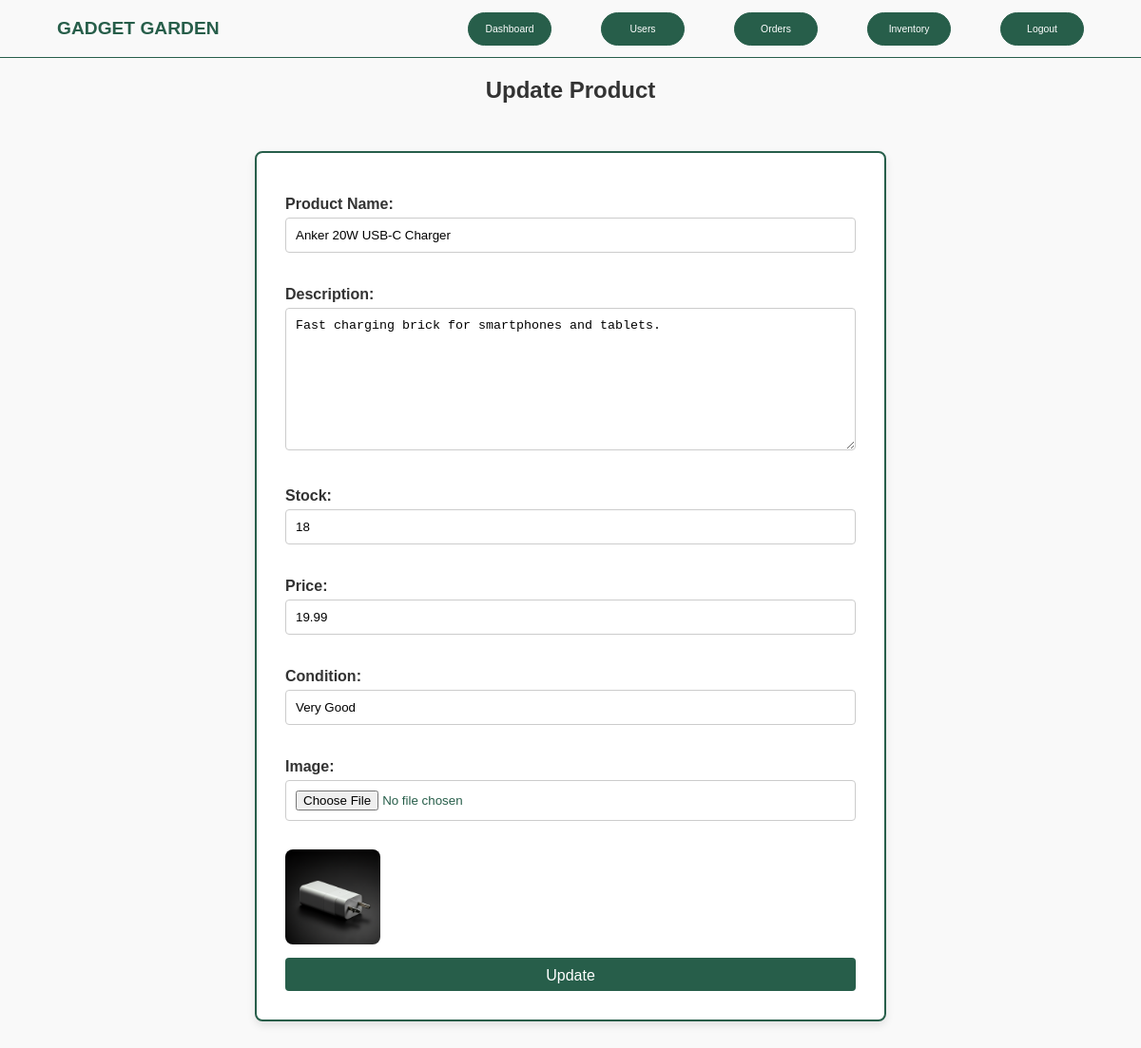
Screenshot of /views/update.php?product_id=2 (signed in) with the database file from the repository.
### tables this page shows
CREATE TABLE `products` (
  `product_id` int NOT NULL,
  `name` varchar(100) NOT NULL,
  `description` text,
  `price` decimal(10,2) NOT NULL,
  `stock` int NOT NULL,
  `state` varchar(100) NOT NULL DEFAULT 'New',
  `category_id` int DEFAULT NULL,
  `image` text
);

### views/update.php (the view, shortened to what this page needs)
<?php
$pdo = require_once "../database/database.php";
$user = null;
if (isset($_SESSION['user_id'])) {
    $stmt = $pdo->prepare("SELECT role FROM users WHERE user_id = :user_id");
    $stmt->execute(['user_id' => $_SESSION['user_id']]);
    $user = $stmt->fetch(PDO::FETCH_ASSOC);
}
if (isset($_GET['product_id'])) {
    $product_id = $_GET['product_id'];
    $stmt = $pdo->prepare("SELECT * FROM products WHERE product_id = ?");
    $stmt->execute([$product_id]);
    $product = $stmt->fetch(PDO::FETCH_ASSOC);
}
?>
<!DOCTYPE html>
<html>
<head>
    <link rel="stylesheet" href="../public/css/navbar.css">
    <link rel="stylesheet" href="../public/css/styles.css">
    <link rel="stylesheet" href="../public/css/update_product.css">
</head>
<body>
<nav>
    <div class="nav-left">
        <a href="../index.php"><p id="logo-text">GADGET GARDEN</p></a>
    </div>
    <div class="nav-right">
        <a href="./dashboard.php"><button class="white-button">Dashboard</button></a>
        <?php if($user && $user['role']==='admin'){?>
            <a href="manage_users.php"><button class="white-button">Users</button></a>
        <?php } ?>
        <a href="manage_orders.php"><button class="white-button">Orders</button></a>
        <a href="admin.php"><button class="white-button">Inventory</button></a>
        <a href="logout.php"><button class="green-button">Logout</button></a>
    </div>
</nav>
<h2>Update Product</h2>
<form method="POST" action="update.php" enctype="multipart/form-data">
    <label>Product Name:</label>
    <input type="text" name="name" value="<?php echo htmlspecialchars($product['name']); ?>" required><br>
    <label>Description:</label>
    <textarea name="description" required><?php echo htmlspecialchars($product['description']); ?></textarea><br>
    <label>Stock:</label>
    <input type="number" name="stock" value="<?php echo htmlspecialchars($product['stock']); ?>" required><br>
    <label>Price:</label>
    <input type="text" name="price" value="<?php echo htmlspecialchars($product['price']); ?>" required><br>
    <label>Condition:</label>
    <input type="text" name="condition" value="<?php echo htmlspecialchars($product['state']); ?>" required><br>
    <label>Image:</label>
    <input type="file" name="image"><br>
    <img src="<?php echo htmlspecialchars($product['image']); ?>" width="100" height="100"><br>
    <button type="submit">Update</button>
</form>
</body>
</html>

### public/css/navbar.css (style rules this page uses)
nav { display: flex; justify-content: space-between; align-items: center; height: 10%; padding: 0 5% 0 5%; border-bottom: 1px solid #275E4A; }
.nav-right { display: flex; justify-content: space-between; align-items: center; width: 60%; }
.white-button, .green-button { border: 0.1rem solid #275E4A; background-color: #275E4A; color: white; font-size: 2rem; cursor: pointer; }

### public/css/styles.css (style rules this page uses)
html { scroll-behavior: smooth; }
body { margin:0; padding:0; font-family: 'Inter', sans-serif; color:#275E4A; }
a { text-decoration: none; color: inherit; }
button { background-color: transparent; border-radius: 1.5rem; color:#275E4A; width: 5.5rem; height: 2.2rem; }
#logo-text { font-size: 1.2rem; font-weight: bold ; }
.white-button { border: 0.1rem solid #275E4A; font-size: 0.65rem; }
.green-button { border: 0.1rem solid #275E4A; background-color: #275E4A; color: white; font-size: 0.65rem; }

### public/css/update_product.css (style rules this page uses)
body { font-family: Arial, sans-serif; background-color: #f9f9f9; margin: 0; padding: 0; }
h2 { text-align: center; color: #333; margin-bottom: 20px; }
form { background-color: #ffffff; padding: 30px; max-width: 600px; margin: 50px auto; border-radius: 8px; box-shadow: 0 4px 8px rgba(0, 0, 0, 0.1); border: 2px solid #275E4A; }
label { font-weight: bold; color: #333; margin-top: 15px; display: block; }
input[type="text"], input[type="number"], textarea, input[type="file"] { width: 100%; padding: 10px; margin-top: 5px; margin-bottom: 20px; border: 1px solid #ccc; border-radius: 4px; box-sizing: border-box; }
textarea { height: 150px; resize: vertical; }
button[type="submit"] { background-color: #275E4A; color: white; padding: 10px 20px; border: none; border-radius: 4px; cursor: pointer; font-size: 16px; width: 100%; margin-top: 10px; }
img { margin-top: 10px; border-radius: 8px; }

### rows the page displays
products: name "Anker 20W USB-C Charger", description "Fast charging brick for smartphones and tablets.", stock "18", price "19.99", condition "Very Good", image (picture)
